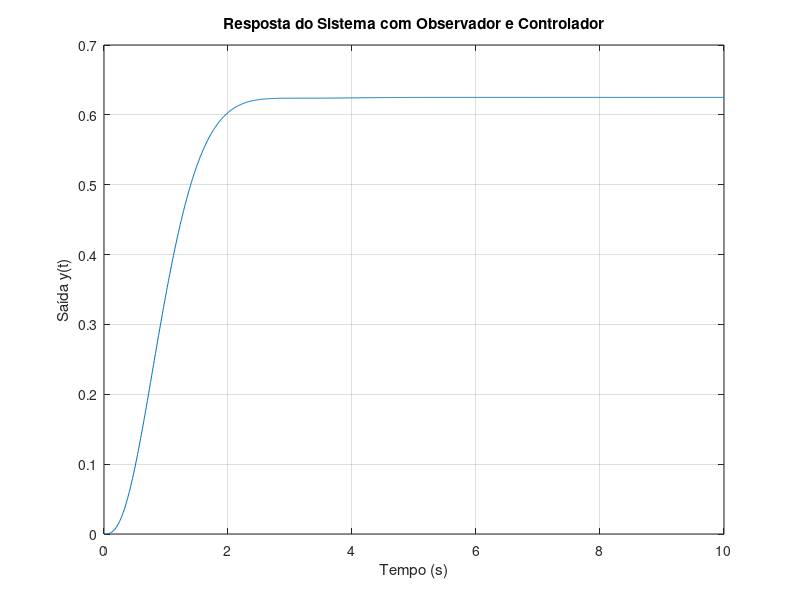

Write MATLAB code to recreate this figure.
% Autor: Renan Saraiva dos Santos

% Definir o sistema
A = [0 1 0; 0 0 1; -6 -11 -6];
B = [0; 0; 1];
C = [10 0 0];
D = 0;

% Matriz de ganho do observador
L = [12; 97; 210];

% Verificar os polos do observador
A_obs = A - L*C;
observer_poles_actual = eig(A_obs);
disp('Polos do observador:');
disp(observer_poles_actual);

% Definir o controlador por realimentação de estados
K = [10 5 0];

% Definir o sistema em malha fechada com o observador
A_cl = [A, -B*K; L*C, A - L*C - B*K];
B_cl = [B; B];
C_cl = [C, zeros(1, 3)];
D_cl = 0;

% Simular a resposta do sistema
sys_cl = ss(A_cl, B_cl, C_cl, D_cl);
t = 0:0.01:10;
u = ones(size(t));
[y, t, x] = lsim(sys_cl, u, t);

% Plotar a resposta do sistema
figure;
plot(t, y);
title('Resposta do Sistema com Observador e Controlador');
xlabel('Tempo (s)');
ylabel('Saída y(t)');
grid on;
